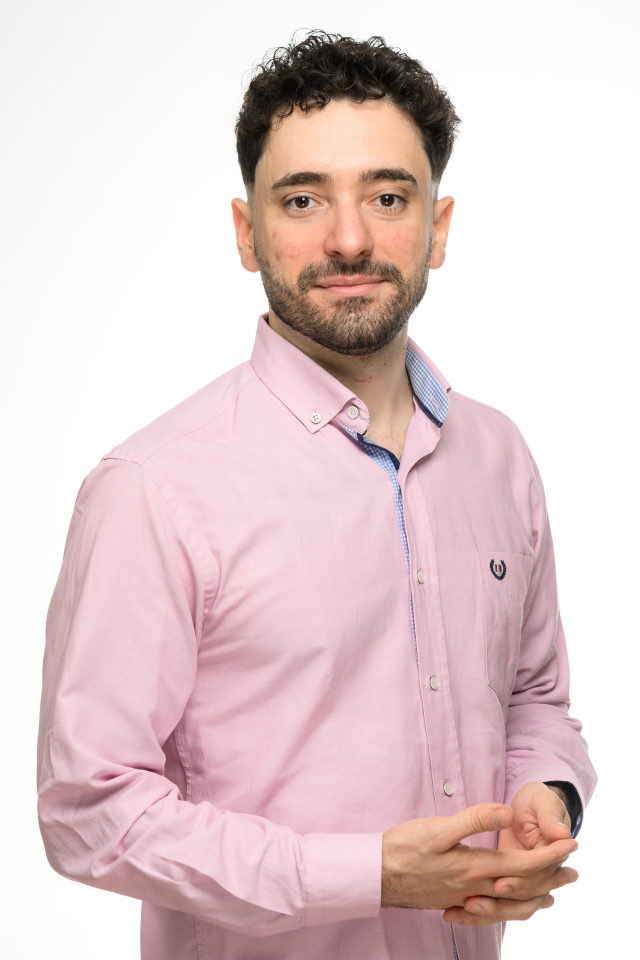
#> input picture assets/images/profile.jpg, 1280 x 1920 px (shown at 1/2 size)
$ python make_media_cards.py
#> lines starting #> are read from the running program, lines starting #| are printed output that depends on the picture; after the words box and inside, x2 and y2 are one past the last pixel; in counts of white or black regions, pixels touching at a corner belong together
"""Composed preview cards: text on the left, a real image on the right.

Companion to make_previews.py, for the two cases where a picture beats a wordmark:

  profile.png  - the GitHub profile link. GitHub serves the account avatar as og:image
                 for profile URLs, and LinkedIn crops that to 1.91:1, which decapitates
                 a portrait. Here the face is centred by construction.
  sms.png      - SMS Spam Detection. A frame of the real app (showing the 94.16% F1
                 metric and a live classification) is evidence; a marketing mockup is
                 decoration. Note GitHub and LinkedIn previews do NOT animate, so a GIF
                 must be reduced to one well-chosen frame.

Layout, palette and type match make_previews.py so all cards read as one set.
"""
import os

from PIL import Image, ImageDraw, ImageFilter, ImageFont, ImageSequence

W, H = 1280, 640
MARGIN = 90

BG = (5, 5, 5)
ACCENT_1 = (79, 70, 229)
ACCENT_3 = (139, 92, 246)
ACCENT_2 = (236, 72, 153)
TEXT_SECONDARY = (160, 160, 160)
TEXT_PRIMARY = (240, 240, 240)
LABEL = (110, 110, 118)

HERE = os.path.dirname(os.path.abspath(__file__))
FONTS = os.path.join(HERE, "fonts")
OUT = os.path.join(HERE, "out")

PROFILE_JPG = os.path.join(HERE, "..", "..", "assets", "images", "profile.jpg")
SMS_GIF = r"C:\Users\Administrator\Backup\Projects\sms-spam-ham-analysis\docs\assets\messageguard-demo.gif"
SMS_FRAME = 119  # first frame showing a completed SPAM verdict with the confidence bar


def font(name, size, weight):
    f = ImageFont.truetype(os.path.join(FONTS, name), size)
    try:
        f.set_variation_by_axes([weight])
    except Exception:
        f.set_variation_by_axes([min(32, size), weight])
    return f


def text_w(d, s, f):
    b = d.textbbox((0, 0), s, font=f)
    return b[2] - b[0]


def horizontal_gradient(size, stops):
    w, h = size
    g = Image.new("RGB", (w, 1))
    px = g.load()
    a, b, c = stops
    for x in range(w):
        t = x / max(1, w - 1)
        if t < 0.5:
            u = t / 0.5
            px[x, 0] = tuple(int(a[i] + (b[i] - a[i]) * u) for i in range(3))
        else:
            u = (t - 0.5) / 0.5
            px[x, 0] = tuple(int(b[i] + (c[i] - b[i]) * u) for i in range(3))
    return g.resize((w, h))


def gradient_text(base, xy, s, f, stops):
    mask = Image.new("L", base.size, 0)
    ImageDraw.Draw(mask).text(xy, s, font=f, fill=255)
    bb = mask.getbbox()
    if bb is None:
        return
    grad = Image.new("RGB", base.size, stops[0])
    grad.paste(horizontal_gradient((bb[2] - bb[0], bb[3] - bb[1]), stops), (bb[0], bb[1]))
    base.paste(grad, (0, 0), mask)


def rounded(img, radius):
    mask = Image.new("L", img.size, 0)
    ImageDraw.Draw(mask).rounded_rectangle((0, 0, img.width, img.height), radius=radius, fill=255)
    img.putalpha(mask)
    return img


def base_card():
    img = Image.new("RGB", (W, H), BG)
    for centre, radius, colour, peak in (
        ((900, 300), 380, ACCENT_3, 120),
        ((1180, 480), 300, ACCENT_1, 80),
    ):
        small = max(1, radius // 6)
        layer = Image.new("L", (W // 4, H // 4), 0)
        cx, cy, r = centre[0] // 4, centre[1] // 4, radius // 4
        ImageDraw.Draw(layer).ellipse((cx - r, cy - r, cx + r, cy + r), fill=peak)
        layer = layer.filter(ImageFilter.GaussianBlur(small)).resize((W, H), Image.LANCZOS)
        img = Image.composite(Image.blend(img, Image.new("RGB", (W, H), colour), 0.5), img, layer)
    return img


def compose(title, tagline, chips, media, media_box, radius=24):
    """media_box = (x, y, w, h); the image is fitted inside, preserving aspect."""
    img = base_card()

    m = media.copy()
    mx, my, mw, mh = media_box
    m.thumbnail((mw, mh), Image.LANCZOS)
    m = rounded(m.convert("RGB"), radius)

    # Glow behind the media so it lifts off the near-black ground.
    glow = Image.new("L", (W, H), 0)
    px, py = mx + (mw - m.width) // 2, my + (mh - m.height) // 2
    ImageDraw.Draw(glow).rounded_rectangle(
        (px - 10, py - 10, px + m.width + 10, py + m.height + 10), radius=radius + 8, fill=150)
    glow = glow.filter(ImageFilter.GaussianBlur(28))
    img = Image.composite(Image.blend(img, Image.new("RGB", (W, H), ACCENT_3), 0.45), img, glow)
    img.paste(m, (px, py), m)

    d = ImageDraw.Draw(img)
    d.text((MARGIN, 76), "github.com/ErmisCho", font=font("Inter.ttf", 24, 500), fill=LABEL)

    max_w = mx - MARGIN - 50
    size = 66
    while size > 34:
        f_title = font("Outfit.ttf", size, 800)
        if max(text_w(d, w, f_title) for w in title.split()) <= max_w:
            break
        size -= 2
    f_title = font("Outfit.ttf", size, 800)

    f_tag = font("Inter.ttf", 25, 400)
    words, lines, cur = tagline.split(), [], ""
    for word in words:
        t = (cur + " " + word).strip()
        if text_w(d, t, f_tag) <= max_w or not cur:
            cur = t
        else:
            lines.append(cur); cur = word
    if cur:
        lines.append(cur)
    lines = lines[:3]

    title_lines, cur = [], ""
    for word in title.split():
        t = (cur + " " + word).strip()
        if text_w(d, t, f_title) <= max_w or not cur:
            cur = t
        else:
            title_lines.append(cur); cur = word
    if cur:
        title_lines.append(cur)

    ch, line_h, tl_h = 48, 36, int(size * 1.15)
    block = len(title_lines) * tl_h + 30 + len(lines) * line_h + 44 + ch
    y = 150 + max(0, (H - 150 - 60 - block) // 2)

    for tl in title_lines:
        gradient_text(img, (MARGIN, y), tl, f_title, (ACCENT_1, ACCENT_3, ACCENT_2))
        y += tl_h
    d = ImageDraw.Draw(img)
    y += 30

    for ln in lines:
        d.text((MARGIN, y), ln, font=f_tag, fill=TEXT_SECONDARY)
        y += line_h
    y += 44

    f_chip = font("Inter.ttf", 22, 500)
    x = MARGIN
    for chip in chips:
        cw = text_w(d, chip, f_chip) + 40
        if x + cw > mx - 40:
            break
        d.rounded_rectangle((x, y, x + cw, y + ch), radius=14,
                            fill=(20, 20, 26), outline=(56, 52, 74), width=2)
        b = d.textbbox((0, 0), chip, font=f_chip)
        d.text((x + 20, y + (ch - (b[3] - b[1])) / 2 - b[1]), chip, font=f_chip, fill=TEXT_PRIMARY)
        x += cw + 12

    img.paste(horizontal_gradient((W, 10), (ACCENT_1, ACCENT_3, ACCENT_2)), (0, H - 10))
    return img


os.makedirs(OUT, exist_ok=True)

# --- GitHub profile: face centred by construction, not by a scraper's crop ---
portrait = Image.open(PROFILE_JPG).convert("RGB")
#> portrait is the input picture: PIL image 1280x1920 RGB; mean R, G, B 227.5, 207, 208.3
# Face centre measured at ~(695, 400) in the 1280x1920 original.
portrait = portrait.crop((380, 90, 1010, 720))
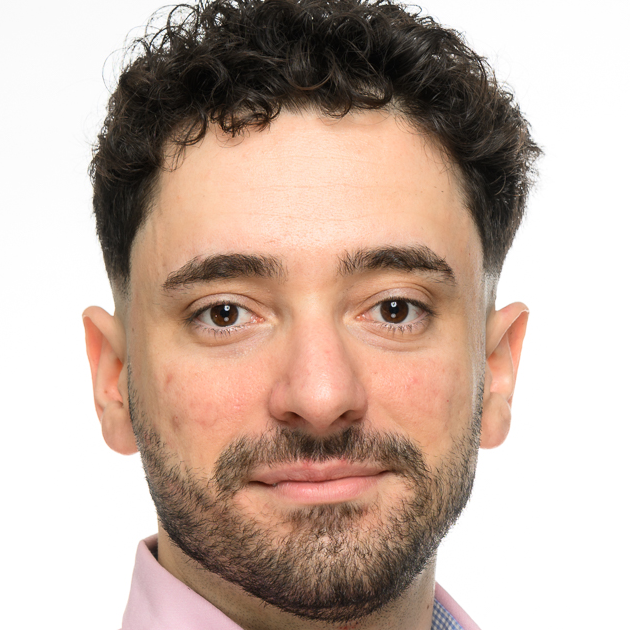
#> portrait: PIL image 630x630 RGB; mean R, G, B 196.7, 175.7, 164.1
compose(
    "Ermis Chorinopoulos",
    "Senior Software Engineer - AI, Backend & Search Systems. Python, FastAPI, Django, RAG/Search.",
    ["Python", "FastAPI", "Django", "RAG"],
    portrait,
    (760, 130, 400, 400),
    radius=28,
).save(os.path.join(OUT, "profile.png"), optimize=True)
#> in base_card, `img = Image.new("RGB", (W, H), BG)`: img: PIL image 1280x640 RGB; every value is 5
#> the loop in base_card, `for centre, radius, colour, peak in ( ((900, 300), 380, ACCENT_3, 120)..` made 2 passes
#> pass 1, in base_card, `layer = layer.filter(ImageFilter.GaussianBlur(small)).resize((W, H), I..`:
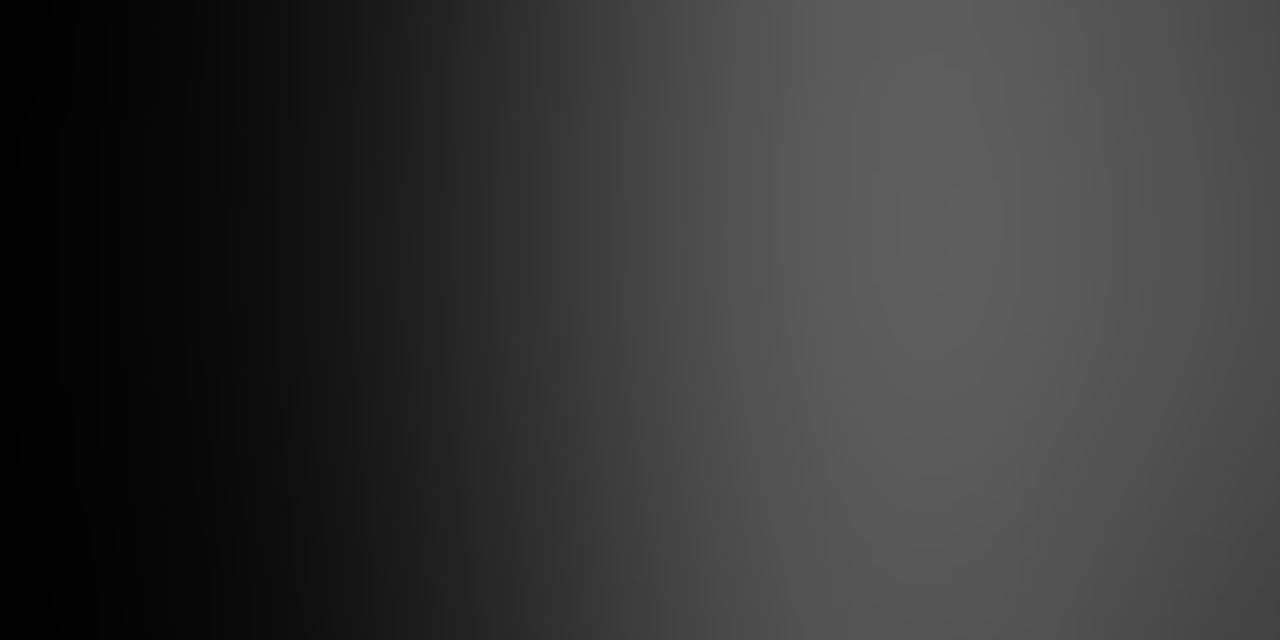
#> layer: PIL image 1280x640 L; min 0, max 94, mean 53.5
#> after the loop in base_card, `for centre, radius, colour, peak in (`:
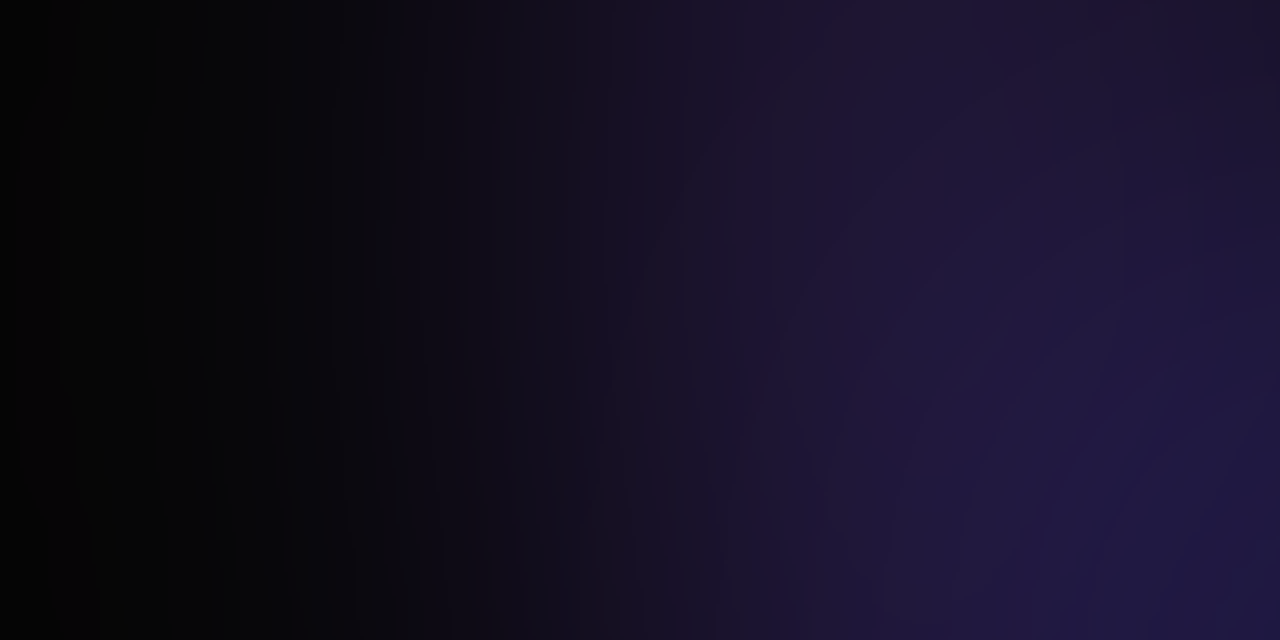
#> img: PIL image 1280x640 RGB; mean R, G, B 20.6, 15.6, 35.7
#> in rounded, `mask = Image.new("L", img.size, 0)`: mask: PIL image 400x400 L; every value is 0
#> in rounded, `ImageDraw.Draw(mask).rounded_rectangle((0, 0, img.width, img.height), ..`:
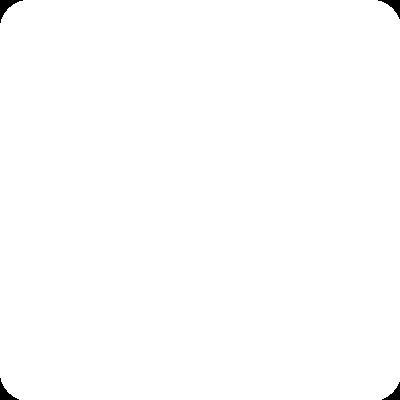
#> mask: PIL image 400x400 L; 99.6% white; 4 black regions, box (x1, y1, x2, y2) and area: (0, 0, 23, 23) 174, (378, 0, 400, 19) 151, (0, 378, 19, 400) 151, (382, 382, 400, 400) 129
#> in compose, `glow = Image.new("L", (W, H), 0)`: glow: PIL image 1280x640 L; every value is 0
#> in compose, `ImageDraw.Draw(glow).rounded_rectangle( (px - 10, py - 10, px + m.widt..`:
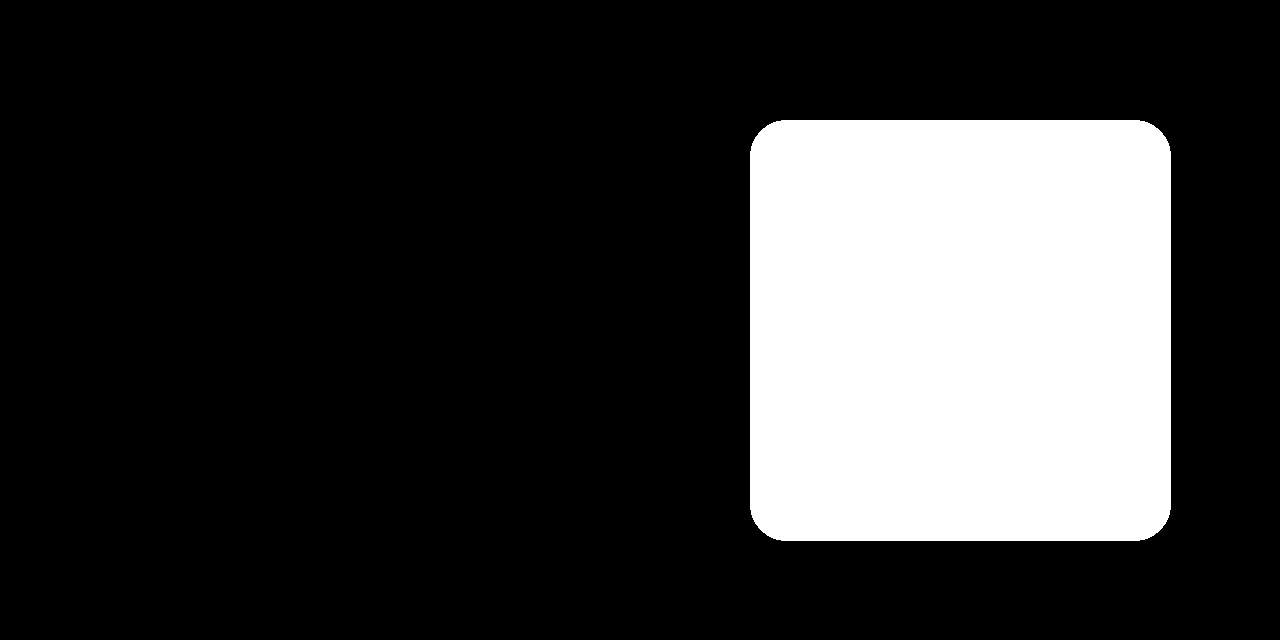
#> glow: PIL image 1280x640 L; values 0 (black) and 150 (white), 21.5% white; 1 white region, box (x1, y1, x2, y2) and area: (750, 120, 1171, 541) 176093
#> in compose, `glow = glow.filter(ImageFilter.GaussianBlur(28))`:
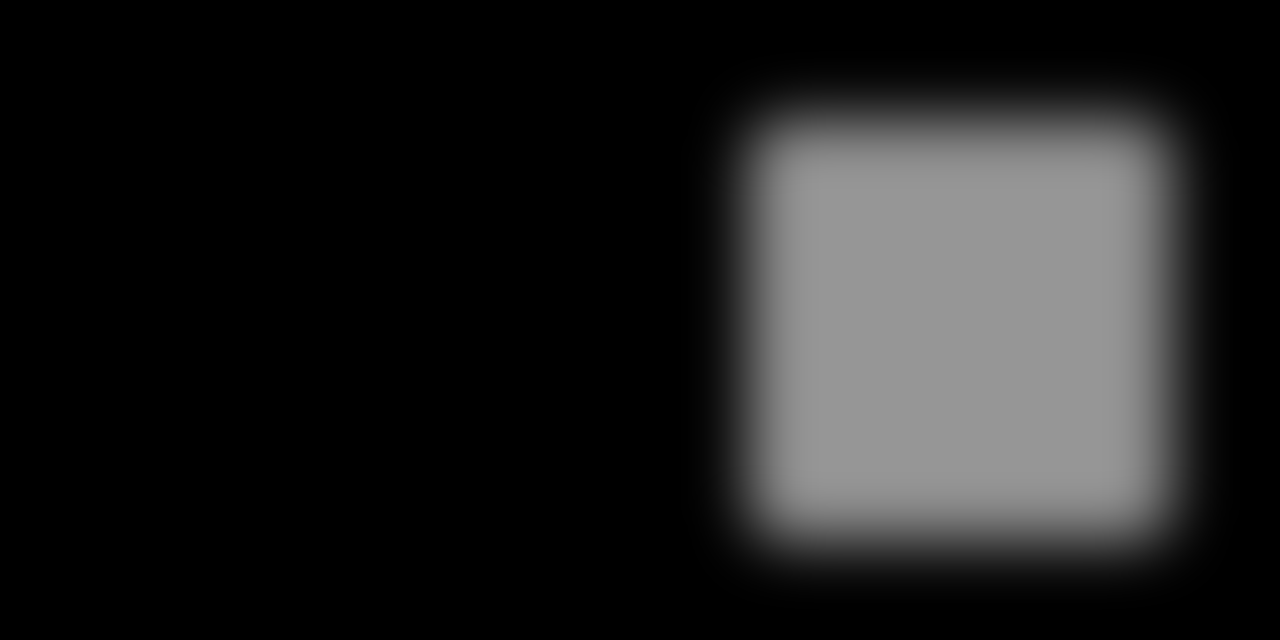
#> glow: PIL image 1280x640 L; min 0, max 150, mean 32.2
#> in compose, `img.paste(m, (px, py), m)`:
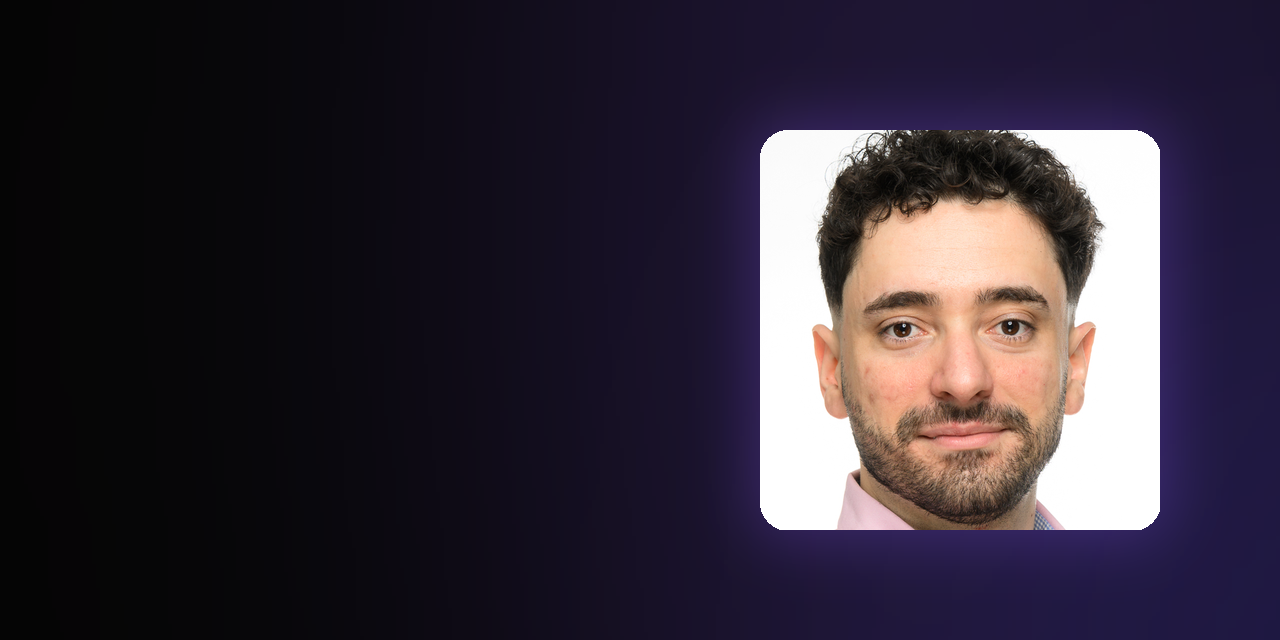
#> img: PIL image 1280x640 RGB; mean R, G, B 53.7, 45.8, 57.9
#> (the run stopped early here; a loop or call above may not have finished)

$ run again, with assets/images/projects/ai-interview-coach.webp saved as assets/images/profile.jpg
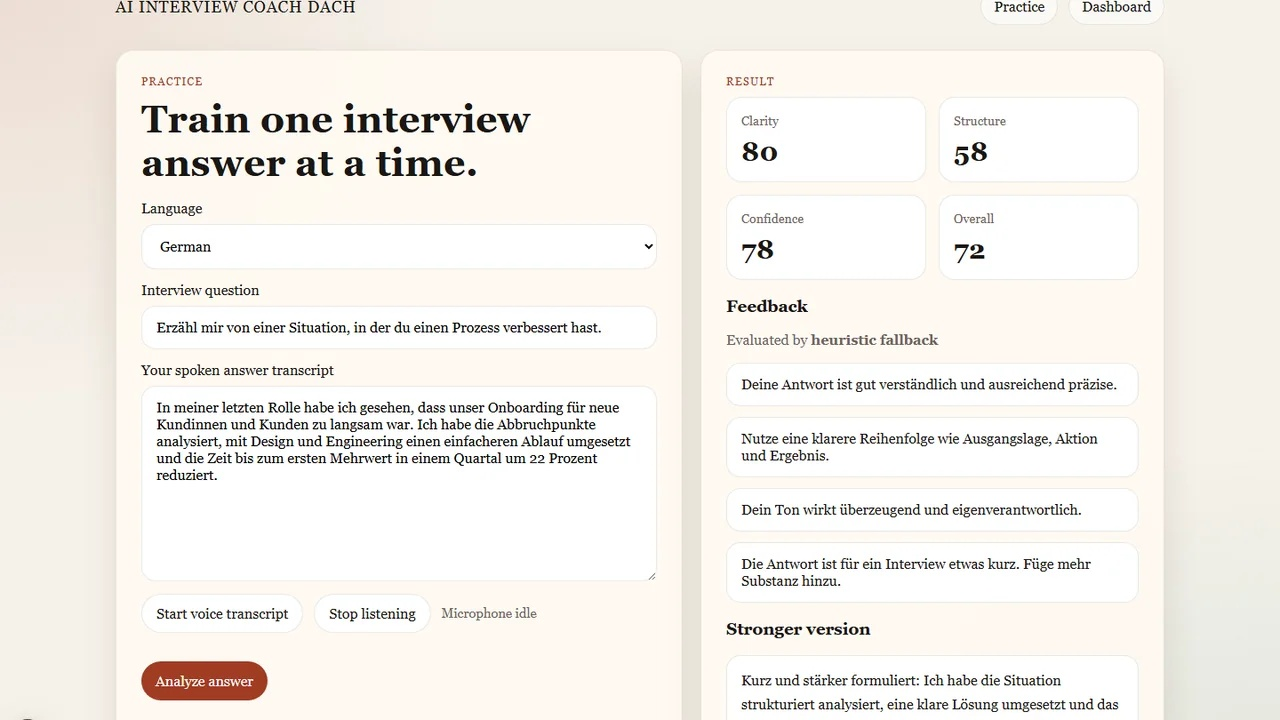
#> input picture assets/images/projects/ai-interview-coach.webp, 1280 x 720 px
#> portrait is the input picture: PIL image 1280x720 RGB; mean R, G, B 243.4, 239.8, 234.2
#> portrait: PIL image 630x630 RGB
#> in compose, `m.thumbnail((mw, mh), Image.LANCZOS)`:
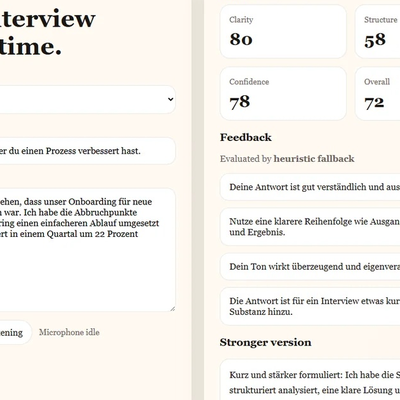
#> m: PIL image 400x400 RGB; mean R, G, B 244.4, 241.8, 237.6
#> in compose, `img.paste(m, (px, py), m)`:
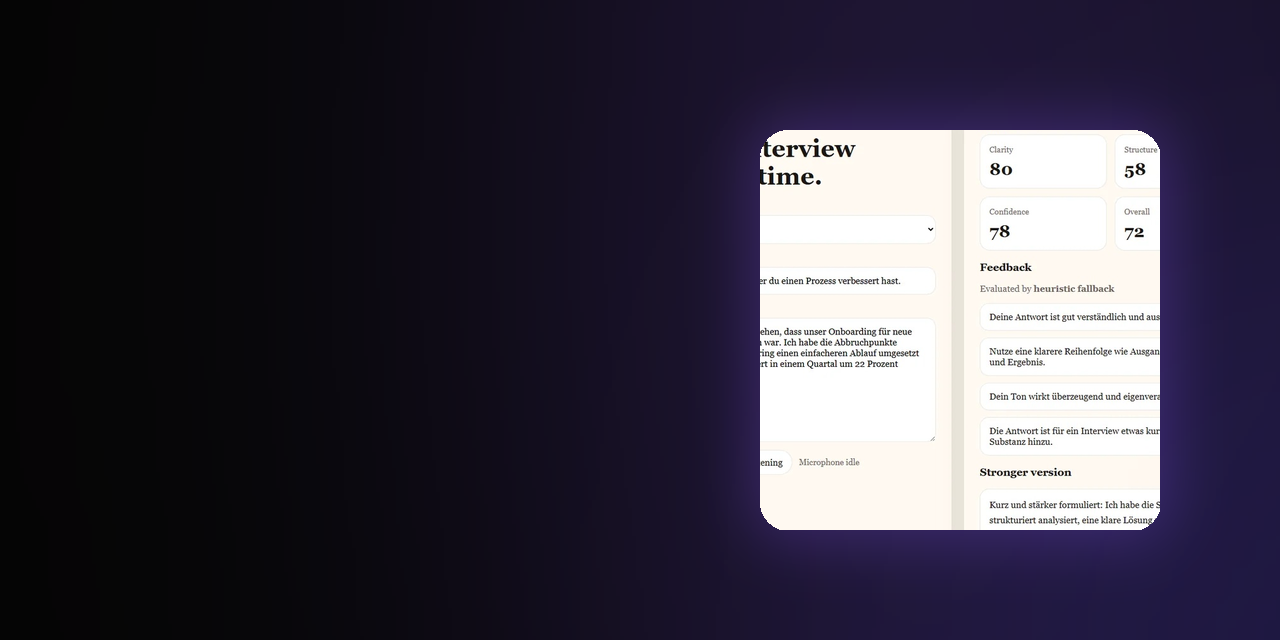
#> img: PIL image 1280x640 RGB; mean R, G, B 63, 58.7, 72.3
